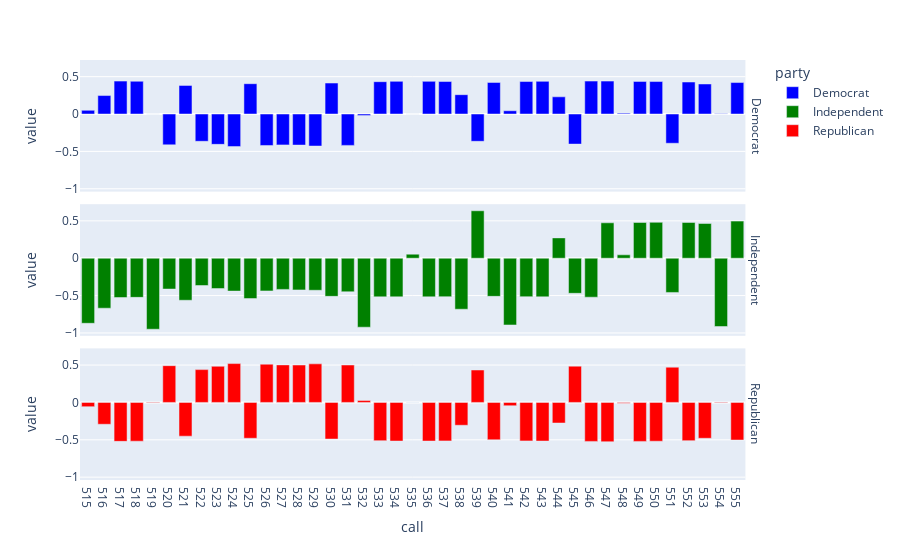

Here is the notebook cell this chart was saved with:
### Markdown cell above
We have the party affiliation labels so we can see if this eigenvector aligns with one of the parties.

````{dropdown} Click to see the code
:open: false
```python
party_line_votes = (
    vote_pivot_centered.join(legs.set_index("leg_id")["party"])
    .groupby("party")
    .mean()
    .T.reset_index()
    .rename(columns={"index": "call"})
    .melt("call")
)
fig = px.bar(
    party_line_votes,
    x="call", y="value", facet_row = "party", color="party",
    color_discrete_map={'Democrat':'blue', 'Republican':'red', "Independent": "green"})
fig.for_each_annotation(lambda a: a.update(text=a.text.split("=")[-1]))
```

````

### Code cell
party_line_votes = (
    vote_pivot_centered.join(legs.set_index("leg_id")["party"])
    .groupby("party")
    .mean()
    .T.reset_index()
    .rename(columns={"index": "call"})
    .melt("call")
)
fig = px.bar(
    party_line_votes,
    x="call", y="value", facet_row = "party", color="party",
    color_discrete_map={'Democrat':'blue', 'Republican':'red', "Independent": "green"})
fig.for_each_annotation(lambda a: a.update(text=a.text.split("=")[-1]))

### Figure 1 — Plotly figure (JSON) as saved in the notebook; plotly's stock layout.template omitted (floating-point values rounded to 4 significant figures)
{"data": [{"hovertemplate": "party=Democrat<br>call=%{x}<br>value=%{y}<extra></extra>", "legendgroup": "Democrat", "marker": {"color": "blue", "pattern": {"shape": ""}}, "name": "Democrat", "orientation": "v", "showlegend": true, "textposition": "auto", "type": "bar", "x": ["515", "516", "517", "518", "519", "520", "521", "522", "523", "524", "525", "526", "527", "528", "529", "530", "531", "532", "533", "534", "535", "536", "537", "538", "539", "540", "541", "542", "543", "544", "545", "546", "547", "548", "549", "550", "551", "552", "553", "554", "555"], "xaxis": "x3", "y": [0.04975, 0.2474, 0.4405, 0.4385, -0.0003226, -0.4127, 0.3832, -0.3651, -0.4059, -0.4357, 0.4059, -0.4209, -0.413, -0.4157, -0.4286, 0.4145, -0.4197, -0.01914, 0.4328, 0.437, 2.846e-05, 0.437, 0.4351, 0.2589, -0.3651, 0.4229, 0.04381, 0.4351, 0.437, 0.2303, -0.4024, 0.4408, 0.4405, 0.01188, 0.4366, 0.4347, -0.3911, 0.4282, 0.4021, 0.002486, 0.4213], "yaxis": "y3"}, {"hovertemplate": "party=Independent<br>call=%{x}<br>value=%{y}<extra></extra>", "legendgroup": "Independent", "marker": {"color": "green", "pattern": {"shape": ""}}, "name": "Independent", "orientation": "v", "showlegend": true, "textposition": "auto", "type": "bar", "x": ["515", "516", "517", "518", "519", "520", "521", "522", "523", "524", "525", "526", "527", "528", "529", "530", "531", "532", "533", "534", "535", "536", "537", "538", "539", "540", "541", "542", "543", "544", "545", "546", "547", "548", "549", "550", "551", "552", "553", "554", "555"], "xaxis": "x2", "y": [-0.8707, -0.6689, -0.5261, -0.5238, -0.9501, -0.4127, -0.5624, -0.3651, -0.4059, -0.4399, -0.5397, -0.4376, -0.4172, -0.424, -0.4286, -0.5102, -0.449, -0.9229, -0.517, -0.517, 0.05442, -0.517, -0.5147, -0.6825, 0.6349, -0.5102, -0.8934, -0.5147, -0.517, 0.2721, -0.4694, -0.5215, 0.4739, 0.04535, 0.4785, 0.4807, -0.458, 0.4785, 0.4649, -0.9138, 0.4966], "yaxis": "y2"}, {"hovertemplate": "party=Republican<br>call=%{x}<br>value=%{y}<extra></extra>", "legendgroup": "Republican", "marker": {"color": "red", "pattern": {"shape": ""}}, "name": "Republican", "orientation": "v", "showlegend": true, "textposition": "auto", "type": "bar", "x": ["515", "516", "517", "518", "519", "520", "521", "522", "523", "524", "525", "526", "527", "528", "529", "530", "531", "532", "533", "534", "535", "536", "537", "538", "539", "540", "541", "542", "543", "544", "545", "546", "547", "548", "549", "550", "551", "552", "553", "554", "555"], "xaxis": "x", "y": [-0.05668, -0.292, -0.5211, -0.5188, 0.00466, 0.4918, -0.4518, 0.4389, 0.4836, 0.5199, -0.4794, 0.5121, 0.5024, 0.5006, 0.5162, -0.4901, 0.5008, 0.02685, -0.512, -0.517, -0.0008546, -0.517, -0.5147, -0.3057, 0.4339, -0.5002, -0.04418, -0.5147, -0.517, -0.2756, 0.4854, -0.5215, -0.5261, -0.009925, -0.5215, -0.5193, 0.4716, -0.5115, -0.4799, 0.005766, -0.5034], "yaxis": "y"}], "layout": {"annotations": [{"font": {}, "showarrow": false, "text": "Republican", "textangle": 90, "x": 0.98, "xanchor": "left", "xref": "paper", "y": 0.1567, "yanchor": "middle", "yref": "paper"}, {"font": {}, "showarrow": false, "text": "Independent", "textangle": 90, "x": 0.98, "xanchor": "left", "xref": "paper", "y": 0.5, "yanchor": "middle", "yref": "paper"}, {"font": {}, "showarrow": false, "text": "Democrat", "textangle": 90, "x": 0.98, "xanchor": "left", "xref": "paper", "y": 0.8433, "yanchor": "middle", "yref": "paper"}], "barmode": "relative", "legend": {"title": {"text": "party"}, "tracegroupgap": 0}, "margin": {"t": 60}, "xaxis": {"anchor": "y", "domain": [0, 0.98], "title": {"text": "call"}}, "xaxis2": {"anchor": "y2", "domain": [0, 0.98], "matches": "x", "showticklabels": false}, "xaxis3": {"anchor": "y3", "domain": [0, 0.98], "matches": "x", "showticklabels": false}, "yaxis": {"anchor": "x", "domain": [0, 0.3133], "title": {"text": "value"}}, "yaxis2": {"anchor": "x2", "domain": [0.3433, 0.6567], "matches": "y", "title": {"text": "value"}}, "yaxis3": {"anchor": "x3", "domain": [0.6867, 1.0], "matches": "y", "title": {"text": "value"}}}}
